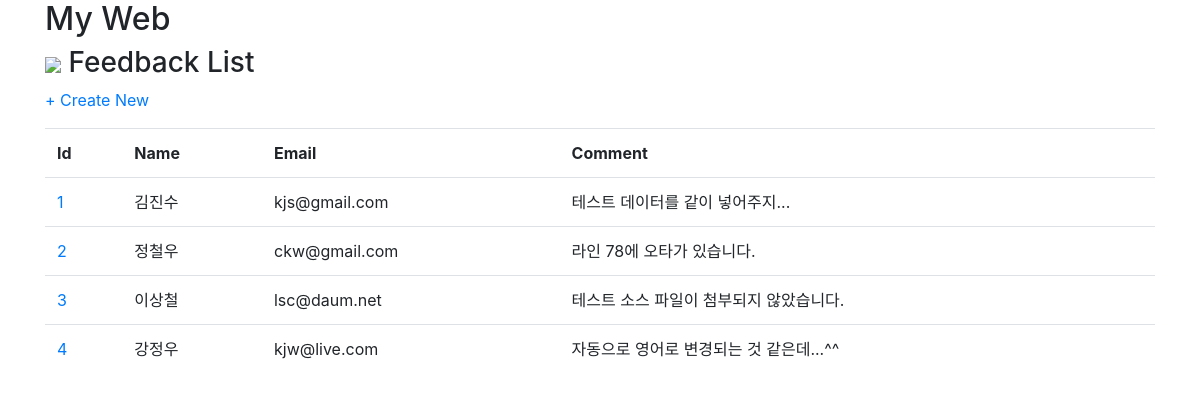
The app's page /feedback/list with its own data.
### feedback/models.py (models this page shows)
class Feedback(models.Model):
    name = models.CharField(max_length=100)
    email = models.EmailField()
    comment = models.TextField(null=True)
    createDate = models.DateTimeField(auto_now_add=True)

### feedback/views.py (the view)
# urls.py: path('list', views.list, name='list'),
def list(request):
    fb = Feedback.objects.all()
    return render(request, 'feedback/feedbacklist.html', {'feedbacks': fb})

### feedback/templates/feedback/feedbacklist.html
{% extends "fb_base.html" %}
{% load staticfiles %}
{% block title %}
    <h3>
        <img src="{% static 'images/note.jpg' %}" style="width:50px" />
        Feedback List
    </h3>
{% endblock title %}
{% block content %}
    <p>
        <a href="{% url 'create' %}">+ Create New</a>
    </p>
    <table class="table">
        <tr><th>Id</th><th>Name</th><th>Email</th><th>Comment</th></tr>
        {% for item in feedbacks %}
            <tr>
                <td>
                    <a href="{% url 'edit' id=item.id %}">{{ item.id }}</a>
                </td>
                <td>{{ item.name }}</td>
                <td>{{ item.email }}</td>
                <td>{{ item.comment }}</td>
            </tr>
        {% endfor %}
    </table>
{% endblock content %}

### records on screen
Feedback: id "1", name "김진수", email "kjs@gmail.com", comment "테스트 데이터를 같이 넣어주지..."
Feedback: id "2", name "정철우", email "ckw@gmail.com", comment "라인 78에 오타가 있습니다."
Feedback: id "3", name "이상철", email "lsc@daum.net", comment "테스트 소스 파일이 첨부되지 않았습니다."
Feedback: id "4", name "강정우", email "kjw@live.com", comment "자동으로 영어로 변경되는 것 같은데...^^"
